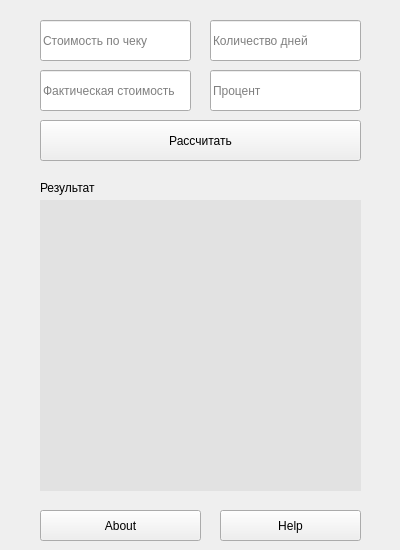
<?xml version="1.0" encoding="UTF-8"?>
<ui version="4.0">
 <class>root</class>
 <widget class="QMainWindow" name="root">
  <property name="geometry">
   <rect>
    <x>0</x>
    <y>0</y>
    <width>400</width>
    <height>550</height>
   </rect>
  </property>
  <property name="minimumSize">
   <size>
    <width>400</width>
    <height>550</height>
   </size>
  </property>
  <property name="maximumSize">
   <size>
    <width>400</width>
    <height>550</height>
   </size>
  </property>
  <property name="windowTitle">
   <string>HotelConfig</string>
  </property>
  <property name="windowIcon">
   <iconset resource="assets.qrc">
    <normaloff>:/res/res/main-icon-ico-01.ico</normaloff>:/res/res/main-icon-ico-01.ico</iconset>
  </property>
  <widget class="QWidget" name="window">
   <widget class="QLineEdit" name="inReportCheck">
    <property name="geometry">
     <rect>
      <x>40</x>
      <y>20</y>
      <width>151</width>
      <height>41</height>
     </rect>
    </property>
    <property name="placeholderText">
     <string>Стоимость по чеку</string>
    </property>
   </widget>
   <widget class="QLineEdit" name="inFactCheck">
    <property name="geometry">
     <rect>
      <x>40</x>
      <y>70</y>
      <width>151</width>
      <height>41</height>
     </rect>
    </property>
    <property name="placeholderText">
     <string>Фактическая стоимость</string>
    </property>
   </widget>
   <widget class="QLineEdit" name="inDay">
    <property name="geometry">
     <rect>
      <x>210</x>
      <y>20</y>
      <width>151</width>
      <height>41</height>
     </rect>
    </property>
    <property name="placeholderText">
     <string>Количество дней</string>
    </property>
   </widget>
   <widget class="QLineEdit" name="inProc">
    <property name="geometry">
     <rect>
      <x>210</x>
      <y>70</y>
      <width>151</width>
      <height>41</height>
     </rect>
    </property>
    <property name="placeholderText">
     <string>Процент</string>
    </property>
   </widget>
   <widget class="QPushButton" name="btnCalc">
    <property name="geometry">
     <rect>
      <x>40</x>
      <y>120</y>
      <width>321</width>
      <height>41</height>
     </rect>
    </property>
    <property name="cursor">
     <cursorShape>PointingHandCursor</cursorShape>
    </property>
    <property name="text">
     <string>Рассчитать</string>
    </property>
   </widget>
   <widget class="QLabel" name="out">
    <property name="geometry">
     <rect>
      <x>40</x>
      <y>200</y>
      <width>321</width>
      <height>291</height>
     </rect>
    </property>
    <property name="styleSheet">
     <string notr="true">background-color: rgb(226, 226, 226);</string>
    </property>
    <property name="text">
     <string/>
    </property>
   </widget>
   <widget class="QLabel" name="lbResult">
    <property name="geometry">
     <rect>
      <x>40</x>
      <y>180</y>
      <width>321</width>
      <height>16</height>
     </rect>
    </property>
    <property name="text">
     <string>Результат</string>
    </property>
   </widget>
   <widget class="QPushButton" name="btnHelp">
    <property name="geometry">
     <rect>
      <x>220</x>
      <y>510</y>
      <width>141</width>
      <height>31</height>
     </rect>
    </property>
    <property name="cursor">
     <cursorShape>PointingHandCursor</cursorShape>
    </property>
    <property name="text">
     <string>Help</string>
    </property>
   </widget>
   <widget class="QPushButton" name="btnAbout">
    <property name="geometry">
     <rect>
      <x>40</x>
      <y>510</y>
      <width>161</width>
      <height>31</height>
     </rect>
    </property>
    <property name="cursor">
     <cursorShape>PointingHandCursor</cursorShape>
    </property>
    <property name="text">
     <string>About</string>
    </property>
   </widget>
  </widget>
 </widget>
 <resources>
  <include location="assets.qrc"/>
 </resources>
 <connections/>
</ui>
